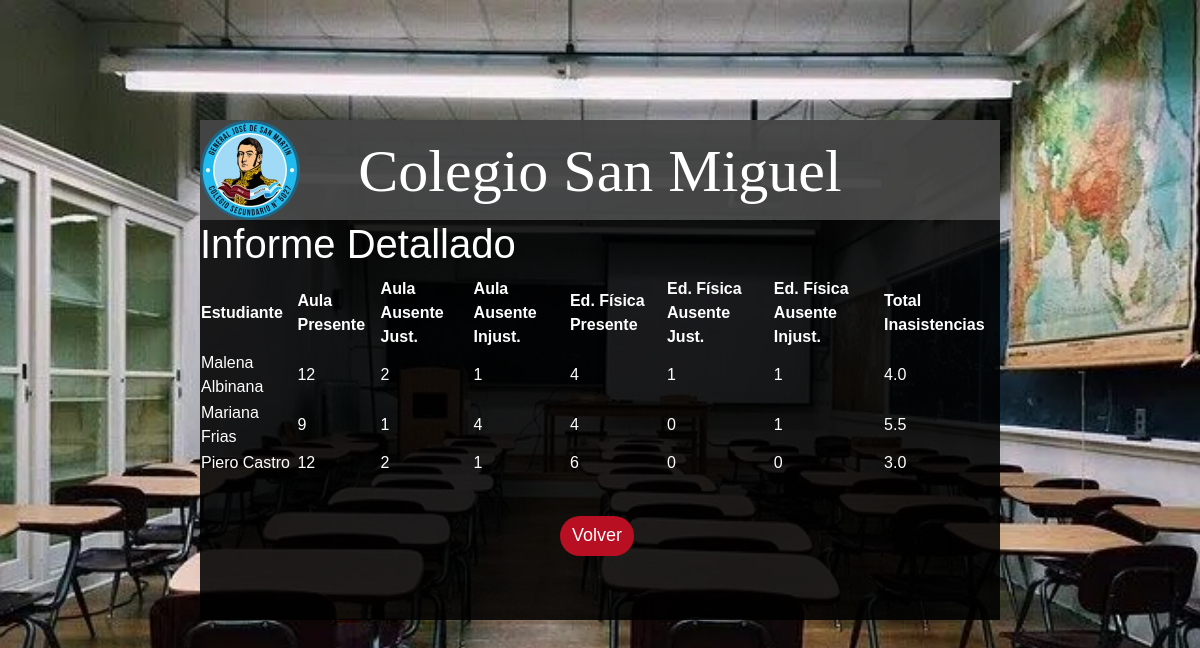
Screenshot of /informe_detallado?curso_id=1 (signed in) with the database file from the repository.
### src/models.py (models this page shows, shortened)
class Estudiante(db.Model):
    __tablename__ = 'estudiante'
    id = db.Column(db.Integer, primary_key=True)
    nombre = db.Column(db.String(80), nullable=False)
    apellido = db.Column(db.String(80), nullable=False)
    dni = db.Column(db.String(80), nullable=False)
    idcurso = db.Column(db.Integer, db.ForeignKey('curso.id'), nullable=False)
    idpadre = db.Column(db.Integer, db.ForeignKey('padre.id'))
    asistencias = db.relationship('Asistencia', backref='estudiante', cascade="all, delete-orphan")

### src/informe_detallado.py (the view)
@app.route('/informe_detallado', methods=['GET'])
def informe_detallado():
    preceptor_actual = obtener_preceptor_actual()
    if not preceptor_actual:
        return redirect(url_for('login'))
    curso_id = request.args.get('curso_id', None)
    if not curso_id:
        return render_template('home.html')
    estudiantes = Estudiante.query.filter_by(idcurso=curso_id).order_by(Estudiante.nombre, Estudiante.apellido).all()
    informe = []
    for estudiante in estudiantes:
        asistencias = Asistencia.query.filter_by(idestudiante=estudiante.id).all()
        aula_presente = aula_ausente_justificada = aula_ausente_injustificada = 0
        edu_fisica_presente = edu_fisica_ausente_justificada = edu_fisica_ausente_injustificada = 0
        for asistencia in asistencias:
            if asistencia.codigoclase == 1:
                if asistencia.asistio == 's':
                    aula_presente += 1
                elif asistencia.asistio == 'n':
                    if asistencia.justificacion:
                        aula_ausente_justificada += 1
                    else:
                        aula_ausente_injustificada += 1
            elif asistencia.codigoclase == 2:
                if asistencia.asistio == 's':
                    edu_fisica_presente += 1
                elif asistencia.asistio == 'n':
                    if asistencia.justificacion:
                        edu_fisica_ausente_justificada += 1
                    else:
                        edu_fisica_ausente_injustificada += 1
        total_inasistencias = aula_ausente_injustificada + aula_ausente_justificada + (
            edu_fisica_ausente_injustificada + edu_fisica_ausente_justificada) / 2
        informe.append({
            'estudiante': estudiante,
            'aula_presente': aula_presente,
            'aula_ausente_justificada': aula_ausente_justificada,
            'aula_ausente_injustificada': aula_ausente_injustificada,
            'edu_fisica_presente': edu_fisica_presente,
            'edu_fisica_ausente_justificada': edu_fisica_ausente_justificada,
            'edu_fisica_ausente_injustificada': edu_fisica_ausente_injustificada,
            'total_inasistencias': total_inasistencias
        })
    return render_template('informe_detallado.html', informe=informe)

### src/login.py (called while the page is built)
def obtener_preceptor_actual():
    if 'user_id' not in session:
        return None
    return Preceptor.query.get(session['user_id'])

### templates/informe_detallado.html
{% extends 'base.html' %}
{% block content %}
    <div class="informe">
        <div class ="encabezado">
            <img src="../static/images/logo.jpg" class="avatar" >
            <h1>Colegio San Miguel</h1>
        </div>
        <h1>Informe Detallado</h1>
        <table>
            <thead>
                <tr>
                    <th>Estudiante</th>
                    <th>Aula Presente</th>
                    <th>Aula Ausente Just.</th>
                    <th>Aula Ausente Injust.</th>
                    <th>Ed. Física Presente</th>
                    <th>Ed. Física Ausente Just.</th>
                    <th>Ed. Física Ausente Injust.</th>
                    <th>Total Inasistencias</th>
                </tr>
            </thead>
            <tbody>
                {% for item in informe %}
                    <tr>
                        <td>{{ item.estudiante.nombre }} {{ item.estudiante.apellido }}</td>
                        <td>{{ item.aula_presente }}</td>
                        <td>{{ item.aula_ausente_justificada }}</td>
                        <td>{{ item.aula_ausente_injustificada }}</td>
                        <td>{{ item.edu_fisica_presente }}</td>
                        <td>{{ item.edu_fisica_ausente_justificada }}</td>
                        <td>{{ item.edu_fisica_ausente_injustificada }}</td>
                        <td>{{ item.total_inasistencias }}</td>
                    </tr>
                {% endfor %}
            </tbody>
        </table>
    <a href="{{ url_for('home') }}" class="btn btn-primary", >Volver</a>
    </div>
{% endblock %}

### static/estilos.css (style rules this page uses)
body { margin: 0; padding: 0; background: url(../static/images/fondo10.jpg) no-repeat center top; background-size: cover; font-family: sans-serif; height: 100vh; }
.encabezado h1 { background-color: #6969699f; color: #ffffff; border: #000 50px; width: 800px; height: 100px; margin: 0; padding: 15px 0 22px; text-align: center; font-size: 60px; font-family: 'Times New Roman' }
.encabezado .avatar { width: 100px; height: 100px; border-radius: 50%; position: absolute; top: 0%; left: 0%; }
.informe { width: 800px; height: 500px; background: #000000df; color: #fff; top: calc(40% + 50px); left: 50%; position: absolute; transform: translate(-50%, -50%); box-sizing: border-box; }
.informe a { border: none; outline: none; height: 40px; background: #b80f22; color: #fff; font-size: 18px; border-radius: 20px; margin-left: 45%; margin-top: 5%; }

### rows the page displays
Estudiante: estudiante.nombre "Malena", estudiante.apellido "Albinana"
Estudiante: estudiante.nombre "Mariana", estudiante.apellido "Frias"
Estudiante: estudiante.nombre "Piero", estudiante.apellido "Castro"

### other values shown
{{ item.aula_presente }} "12" "9" "12"
{{ item.aula_ausente_justificada }} "2" "1" "2"
{{ item.aula_ausente_injustificada }} "1" "4" "1"
{{ item.edu_fisica_presente }} "4" "4" "6"
{{ item.edu_fisica_ausente_justificada }} "1" "0" "0"
{{ item.edu_fisica_ausente_injustificada }} "1" "1" "0"
{{ item.total_inasistencias }} "4.0" "5.5" "3.0"
